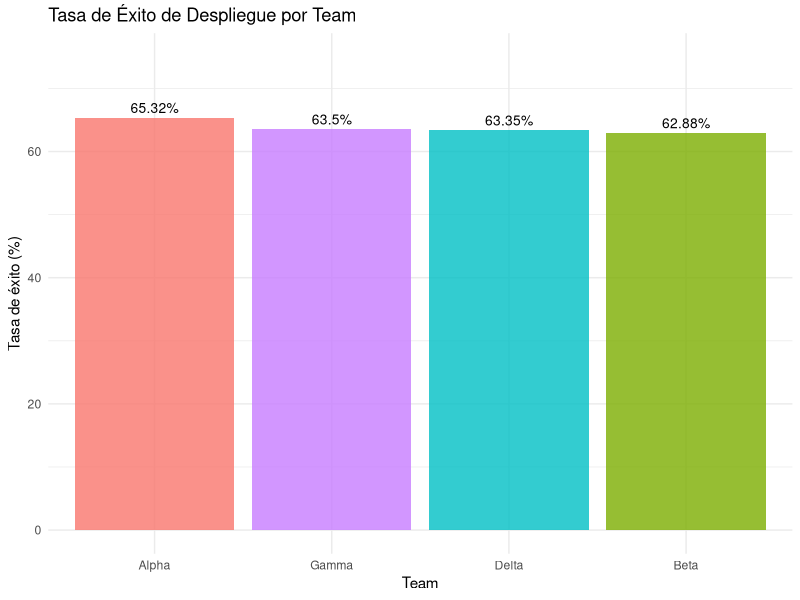
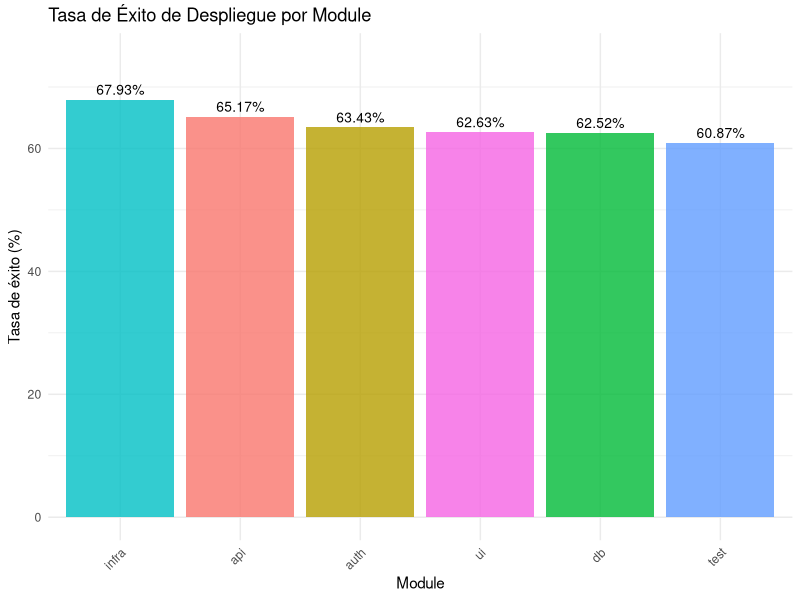
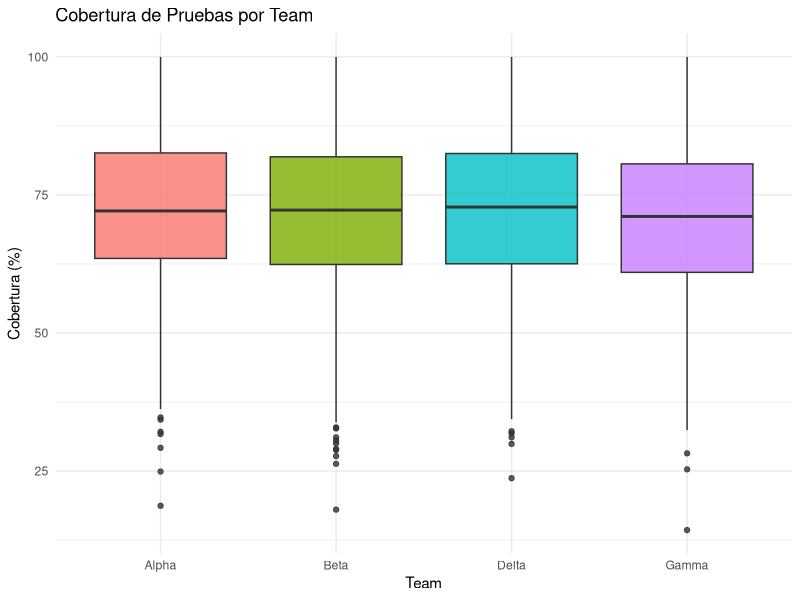
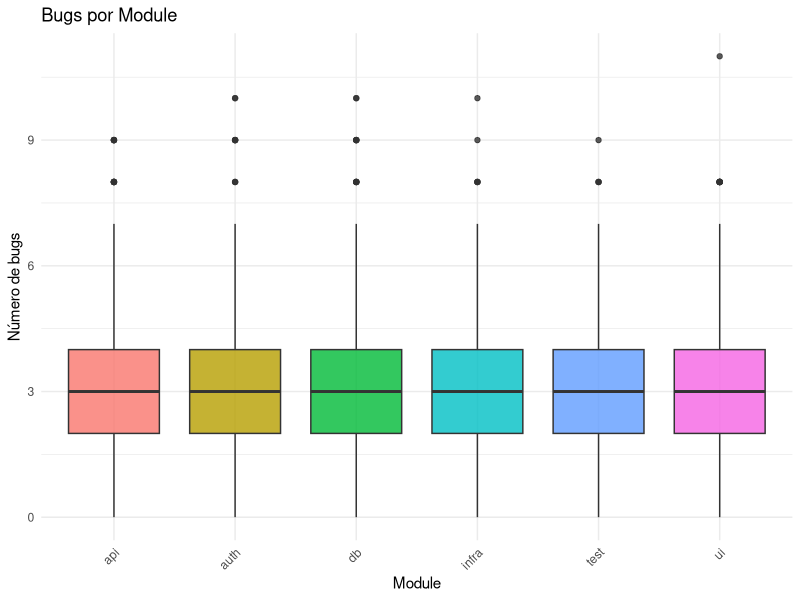

The R script that drew these images, in order:
# Análisis por Grupo

# Comparar métricas entre equipos, módulos y prioridades

# Formular hallazgos con evidencia numérica

library(tidyverse)

setwd("C:/Users/ignac/OneDrive/Escritorio/PyEC/Lab03") # Cambiar a tu directorio de trabajo para evitar errores de ruta

df <- read_csv("data/clean/devops_metrics_clean.csv", show_col_types = FALSE) # Cargar el dataset limpio

# Filtrar solo grupos válidos (sin "missing"), esto evita que los resultados se vean sesgados por datos incompletos, dado que anteriormente se detectó que los registros con "missing" tienen métricas significativamente peores.
df_valid <- df %>%
  filter(team != "missing", module != "missing", priority != "missing")

# 1. Tasa de éxito por team, módulo y prioridad
cat("=== Tasa de éxito de despliegue por Team ===\n")
exito_team <- df_valid %>%
  group_by(team) %>%
  summarise(
    total = n(),
    exitos = sum(deploy_status == "success"),
    tasa_exito_pct = round(sum(deploy_status == "success") / n() * 100, 2),
    tasa_fallo_pct = round(sum(deploy_status == "failed") / n() * 100, 2),
    tasa_rollback_pct = round(sum(deploy_status == "rolled_back") / n() * 100, 2),
    .groups = "drop"
  ) %>%
  arrange(desc(tasa_exito_pct))
print(exito_team)

# 2. Tasa de éxito por module, similar al análisis por team, pero agrupando por módulo. Esto permite identificar qué módulos tienen mejores o peores tasas de éxito en los despliegues.
cat("\n=== Tasa de éxito de despliegue por Module ===\n")
exito_module <- df_valid %>%
  group_by(module) %>%
  summarise(
    total = n(),
    tasa_exito_pct = round(sum(deploy_status == "success") / n() * 100, 2),
    tasa_fallo_pct = round(sum(deploy_status == "failed") / n() * 100, 2),
    tasa_rollback_pct = round(sum(deploy_status == "rolled_back") / n() * 100, 2),
    .groups = "drop"
  ) %>%
  arrange(desc(tasa_exito_pct))
print(exito_module)

# 3. Tasa de éxito por priority, similar al análisis por team y módulo, pero agrupando por prioridad. Permite identificar si la prioridad de los tickets afecta la tasa de éxito de los despliegues.
cat("\n=== Tasa de éxito de despliegue por Priority ===\n")
exito_priority <- df_valid %>%
  group_by(priority) %>%
  summarise(
    total = n(),
    tasa_exito_pct = round(sum(deploy_status == "success") / n() * 100, 2),
    tasa_fallo_pct = round(sum(deploy_status == "failed") / n() * 100, 2),
    tasa_rollback_pct = round(sum(deploy_status == "rolled_back") / n() * 100, 2),
    .groups = "drop"
  ) %>%
  arrange(desc(tasa_exito_pct))
print(exito_priority)

# 4. Comparación detallada de métricas por team, módulo y prioridad. Esto permite identificar diferencias significativas en métricas clave como tiempo de construcción, tiempo de despliegue, cobertura de pruebas, número de bugs y tiempo de resolución de tickets entre los diferentes grupos.
cat("\n=== Métricas clave por Team ===\n")
metricas_team <- df_valid %>%
  group_by(team) %>%
  summarise(
    n = n(),
    build_mediana = round(median(build_time_min, na.rm = TRUE), 2),
    deploy_mediana = round(median(deploy_time_min, na.rm = TRUE), 2),
    coverage_mediana = round(median(test_coverage_pct, na.rm = TRUE), 2),
    bugs_mediana = round(median(num_bugs, na.rm = TRUE), 2),
    resolution_mediana = round(median(ticket_resolution_h, na.rm = TRUE), 2),
    .groups = "drop"
  )
print(metricas_team)

# 5. Comparación detallada de métricas por priority, similar al análisis por team, pero agrupando por prioridad. Permite identificar si la prioridad de los tickets afecta las métricas clave de desempeño.
cat("\n=== Métricas clave por Priority ===\n")
metricas_priority <- df_valid %>%
  group_by(priority) %>%
  summarise(
    n = n(),
    build_mediana = round(median(build_time_min, na.rm = TRUE), 2),
    deploy_mediana = round(median(deploy_time_min, na.rm = TRUE), 2),
    coverage_mediana = round(median(test_coverage_pct, na.rm = TRUE), 2),
    bugs_mediana = round(median(num_bugs, na.rm = TRUE), 2),
    resolution_mediana = round(median(ticket_resolution_h, na.rm = TRUE), 2),
    .groups = "drop"
  )
print(metricas_priority)

# 6. Hallazgos, que resumen los resultados más relevantes de los análisis anteriores, destacando los equipos, módulos y prioridades con mejor y peor desempeño en términos de tasa de éxito y métricas clave.
cat("\n=== HALLAZGOS ===\n")

mejor_team <- exito_team %>% slice(1)
peor_team <- exito_team %>% slice(n())
cat(sprintf("1. %s tiene la mayor tasa de éxito (%.2f%%), mientras que %s tiene la menor (%.2f%%). Diferencia: %.2f puntos porcentuales.\n",
            mejor_team$team, mejor_team$tasa_exito_pct,
            peor_team$team, peor_team$tasa_exito_pct,
            mejor_team$tasa_exito_pct - peor_team$tasa_exito_pct))

mejor_mod <- exito_module %>% slice(1)
peor_mod <- exito_module %>% slice(n())
cat(sprintf("2. El módulo '%s' lidera en tasa de éxito (%.2f%%), mientras que '%s' presenta la menor (%.2f%%).\n",
            mejor_mod$module, mejor_mod$tasa_exito_pct,
            peor_mod$module, peor_mod$tasa_exito_pct))

team_mas_bugs <- metricas_team %>% arrange(desc(bugs_mediana)) %>% slice(1)
team_menos_bugs <- metricas_team %>% arrange(bugs_mediana) %>% slice(1)
cat(sprintf("3. %s reporta la mayor mediana de bugs (%.1f), mientras que %s la menor (%.1f).\n",
            team_mas_bugs$team, team_mas_bugs$bugs_mediana,
            team_menos_bugs$team, team_menos_bugs$bugs_mediana))

team_mejor_coverage <- metricas_team %>% arrange(desc(coverage_mediana)) %>% slice(1)
cat(sprintf("4. %s tiene la mayor cobertura de pruebas (mediana: %.1f%%).\n",
            team_mejor_coverage$team, team_mejor_coverage$coverage_mediana))

priority_lenta <- metricas_priority %>% arrange(desc(resolution_mediana)) %>% slice(1)
priority_rapida <- metricas_priority %>% arrange(resolution_mediana) %>% slice(1)
cat(sprintf("5. Los tickets de prioridad '%s' tardan más en resolverse (mediana: %.2f h), mientras que '%s' se resuelven más rápido (mediana: %.2f h).\n",
            priority_lenta$priority, priority_lenta$resolution_mediana,
            priority_rapida$priority, priority_rapida$resolution_mediana))

# 7. Gráficos comparativos con la finalidad de visualizar las diferencias en tasa de éxito, cobertura de pruebas y número de bugs entre equipos, módulos y prioridades. Esto ayuda a identificar patrones y áreas de mejora de manera más intuitiva.
dir.create("reports/figuras", recursive = TRUE, showWarnings = FALSE)

# Tasa de éxito por team, mostrando un gráfico de barras que permite comparar visualmente la tasa de éxito de despliegue entre los diferentes equipos. Se ordenan los equipos de mayor a menor tasa de éxito para facilitar la interpretación.
p1 <- ggplot(exito_team, aes(x = reorder(team, -tasa_exito_pct), y = tasa_exito_pct, fill = team)) +
  geom_bar(stat = "identity", alpha = 0.8, show.legend = FALSE) +
  geom_text(aes(label = paste0(tasa_exito_pct, "%")), vjust = -0.5, size = 3.5) +
  labs(title = "Tasa de Éxito de Despliegue por Team",
       x = "Team", y = "Tasa de éxito (%)") +
  ylim(0, 75) +
  theme_minimal()
ggsave("reports/figuras/bar_exito_team.png", p1, width = 8, height = 5, dpi = 150)

# Tasa de éxito por module, mostrando un gráfico de barras que permite comparar visualmente la tasa de éxito de despliegue entre los diferentes módulos. Se ordenan los módulos de mayor a menor tasa de éxito para facilitar la interpretación.
p2 <- ggplot(exito_module, aes(x = reorder(module, -tasa_exito_pct), y = tasa_exito_pct, fill = module)) +
  geom_bar(stat = "identity", alpha = 0.8, show.legend = FALSE) +
  geom_text(aes(label = paste0(tasa_exito_pct, "%")), vjust = -0.5, size = 3.5) +
  labs(title = "Tasa de Éxito de Despliegue por Module",
       x = "Module", y = "Tasa de éxito (%)") +
  ylim(0, 75) +
  theme_minimal() +
  theme(axis.text.x = element_text(angle = 45, hjust = 1))
ggsave("reports/figuras/bar_exito_module.png", p2, width = 8, height = 5, dpi = 150)

# Boxplot de cobertura por team, mostrando la distribución de la cobertura de pruebas entre los diferentes equipos. Esto permite identificar equipos con mayor o menor cobertura y detectar posibles outliers.
p3 <- ggplot(df_valid, aes(x = team, y = test_coverage_pct, fill = team)) +
  geom_boxplot(alpha = 0.8, show.legend = FALSE) +
  labs(title = "Cobertura de Pruebas por Team",
       x = "Team", y = "Cobertura (%)") +
  theme_minimal()
ggsave("reports/figuras/box_coverage_team.png", p3, width = 8, height = 5, dpi = 150)

# Boxplot de bugs por module, mostrando la distribución del número de bugs reportados entre los diferentes módulos. Esto permite identificar módulos con mayor o menor cantidad de bugs y detectar posibles outliers.
p4 <- ggplot(df_valid, aes(x = module, y = num_bugs, fill = module)) +
  geom_boxplot(alpha = 0.8, show.legend = FALSE) +
  labs(title = "Bugs por Module",
       x = "Module", y = "Número de bugs") +
  theme_minimal() +
  theme(axis.text.x = element_text(angle = 45, hjust = 1))
ggsave("reports/figuras/box_bugs_module.png", p4, width = 8, height = 5, dpi = 150)

# 8. Exportar tablas, que permite guardar los resultados de los análisis en archivos CSV para su posterior revisión o uso en otros contextos. Esto facilita la documentación y el seguimiento de los hallazgos obtenidos.
write.csv(exito_team, "reports/hallazgo_exito_team.csv", row.names = FALSE)
write.csv(exito_module, "reports/hallazgo_exito_module.csv", row.names = FALSE)
write.csv(exito_priority, "reports/hallazgo_exito_priority.csv", row.names = FALSE)
write.csv(metricas_team, "reports/hallazgo_metricas_team.csv", row.names = FALSE)
write.csv(metricas_priority, "reports/hallazgo_metricas_priority.csv", row.names = FALSE)

cat("\n=== Fase 4 completada. Archivos exportados a reports/ ===\n")
